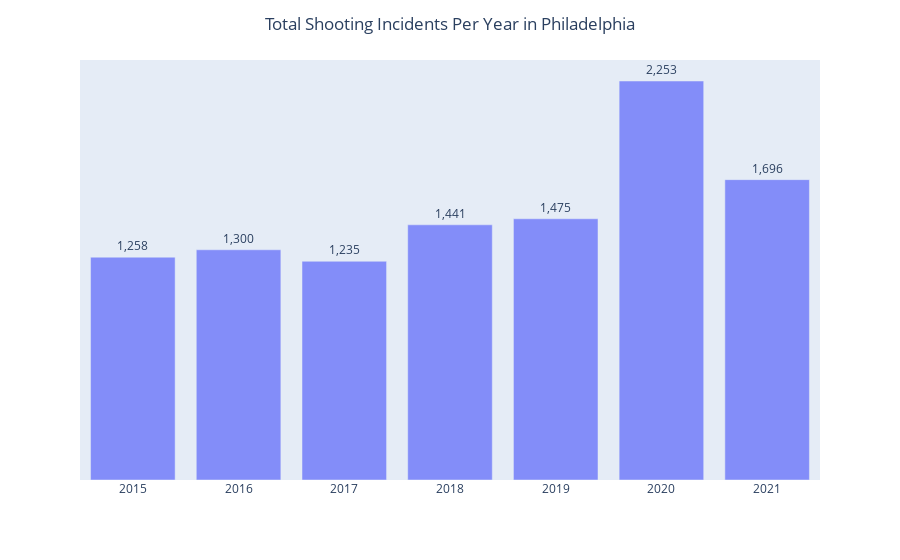

Notebook source saved alongside this figure:
### Code cell
fig = px.bar(total_shootings_per_year, x=year_labels, y=total_shootings, 
            text=total_shootings, opacity=0.75)
fig.update_traces(texttemplate='%{text:,}', textposition='outside')
fig.update_layout(title_text='Total Shooting Incidents Per Year in Philadelphia', title_x=0.5)
fig.update_yaxes(visible=False)
fig.update_xaxes(title='', visible=True, showticklabels=True)
fig.show()

### Figure 1 — Plotly figure (JSON) as saved in the notebook; plotly's stock layout.template omitted (floating-point values rounded to 4 significant figures)
{"data": [{"alignmentgroup": "True", "hovertemplate": "x=%{x}<br>y=%{y}<br>text=%{text}<extra></extra>", "legendgroup": "", "marker": {"color": "#636efa", "opacity": 0.75, "pattern": {"shape": ""}}, "name": "", "offsetgroup": "", "orientation": "v", "showlegend": false, "text": [1258, 1300, 1235, 1441, 1475, 2253, 1696], "textposition": "outside", "texttemplate": "%{text:,}", "type": "bar", "x": [2015, 2016, 2017, 2018, 2019, 2020, 2021], "xaxis": "x", "y": [1258, 1300, 1235, 1441, 1475, 2253, 1696], "yaxis": "y"}], "layout": {"barmode": "relative", "legend": {"tracegroupgap": 0}, "margin": {"t": 60}, "title": {"text": "Total Shooting Incidents Per Year in Philadelphia", "x": 0.5}, "xaxis": {"anchor": "y", "domain": [0, 1], "showticklabels": true, "title": {"text": ""}, "visible": true}, "yaxis": {"anchor": "x", "domain": [0, 1], "title": {"text": "y"}, "visible": false}}}
